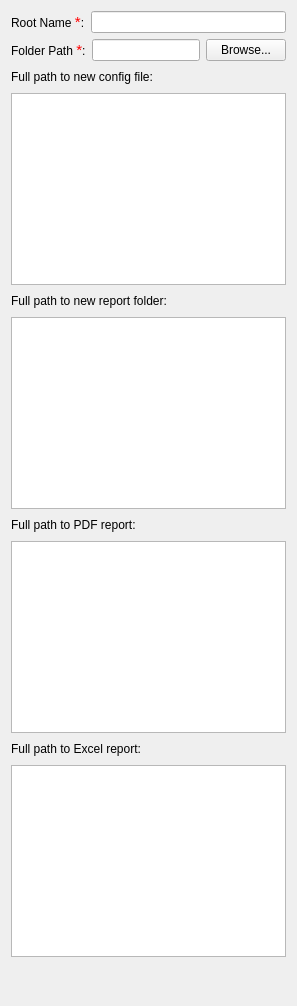
  <widget class="PageNewSetup" name="wizardPage_new_config_setup">
   <property name="title">
    <string>New Configuration Setup</string>
   </property>
   <property name="subTitle">
    <string>Specify the lattice type and number for the new lattice you want to characterize and where to place the new config file and auto-generated data and report files.</string>
   </property>
   <layout class="QVBoxLayout" name="verticalLayout_10">
    <item>
     <layout class="QHBoxLayout" name="horizontalLayout_7">
      <item>
       <widget class="QLabel" name="label_84">
        <property name="sizePolicy">
         <sizepolicy hsizetype="Minimum" vsizetype="Preferred">
          <horstretch>0</horstretch>
          <verstretch>0</verstretch>
         </sizepolicy>
        </property>
        <property name="text">
         <string>&lt;html&gt;&lt;head/&gt;&lt;body&gt;&lt;p&gt;Root Name &lt;span style=&quot; font-size:11pt; color:#ff0000;&quot;&gt;*&lt;/span&gt;:&lt;/p&gt;&lt;/body&gt;&lt;/html&gt;</string>
        </property>
       </widget>
      </item>
      <item>
       <widget class="QLineEdit" name="lineEdit_rootname">
        <property name="sizePolicy">
         <sizepolicy hsizetype="Expanding" vsizetype="Fixed">
          <horstretch>0</horstretch>
          <verstretch>0</verstretch>
         </sizepolicy>
        </property>
       </widget>
      </item>
     </layout>
    </item>
    <item>
     <layout class="QHBoxLayout" name="horizontalLayout_21">
      <item>
       <widget class="QLabel" name="label_82">
        <property name="text">
         <string>&lt;html&gt;&lt;head/&gt;&lt;body&gt;&lt;p&gt;Folder Path &lt;span style=&quot; font-size:11pt; color:#ff0000;&quot;&gt;*&lt;/span&gt;:&lt;/p&gt;&lt;/body&gt;&lt;/html&gt;</string>
        </property>
       </widget>
      </item>
      <item>
       <widget class="QLineEdit" name="lineEdit_new_config_folder"/>
      </item>
      <item>
       <widget class="QPushButton" name="pushButton_browse_new_config_folder">
        <property name="text">
         <string>Browse...</string>
        </property>
       </widget>
      </item>
     </layout>
    </item>
    <item>
     <layout class="QHBoxLayout" name="horizontalLayout_22">
      <item>
       <widget class="QLabel" name="label_81">
        <property name="text">
         <string>Full path to new config file:</string>
        </property>
       </widget>
      </item>
      <item>
       <spacer name="horizontalSpacer_92">
        <property name="orientation">
         <enum>Qt::Horizontal</enum>
        </property>
        <property name="sizeHint" stdset="0">
         <size>
          <width>40</width>
          <height>20</height>
         </size>
        </property>
       </spacer>
      </item>
     </layout>
    </item>
    <item>
     <widget class="QTextEdit" name="textEdit_full_new_config">
      <property name="enabled">
       <bool>true</bool>
      </property>
      <property name="sizePolicy">
       <sizepolicy hsizetype="Preferred" vsizetype="Preferred">
        <horstretch>0</horstretch>
        <verstretch>0</verstretch>
       </sizepolicy>
      </property>
      <property name="readOnly">
       <bool>true</bool>
      </property>
     </widget>
    </item>
    <item>
     <layout class="QHBoxLayout" name="horizontalLayout_23">
      <item>
       <widget class="QLabel" name="label_83">
        <property name="text">
         <string>Full path to new report folder:</string>
        </property>
       </widget>
      </item>
      <item>
       <spacer name="horizontalSpacer_93">
        <property name="orientation">
         <enum>Qt::Horizontal</enum>
        </property>
        <property name="sizeHint" stdset="0">
         <size>
          <width>40</width>
          <height>20</height>
         </size>
        </property>
       </spacer>
      </item>
     </layout>
    </item>
    <item>
     <widget class="QTextEdit" name="textEdit_full_report_folder">
      <property name="enabled">
       <bool>true</bool>
      </property>
      <property name="sizePolicy">
       <sizepolicy hsizetype="Preferred" vsizetype="Preferred">
        <horstretch>0</horstretch>
        <verstretch>0</verstretch>
       </sizepolicy>
      </property>
      <property name="readOnly">
       <bool>true</bool>
      </property>
     </widget>
    </item>
    <item>
     <layout class="QHBoxLayout" name="horizontalLayout_24">
      <item>
       <widget class="QLabel" name="label_86">
        <property name="text">
         <string>Full path to PDF report:</string>
        </property>
       </widget>
      </item>
      <item>
       <spacer name="horizontalSpacer_94">
        <property name="orientation">
         <enum>Qt::Horizontal</enum>
        </property>
        <property name="sizeHint" stdset="0">
         <size>
          <width>40</width>
          <height>20</height>
         </size>
        </property>
       </spacer>
      </item>
     </layout>
    </item>
    <item>
     <widget class="QTextEdit" name="textEdit_full_pdf_path">
      <property name="enabled">
       <bool>true</bool>
      </property>
      <property name="sizePolicy">
       <sizepolicy hsizetype="Preferred" vsizetype="Preferred">
        <horstretch>0</horstretch>
        <verstretch>0</verstretch>
       </sizepolicy>
      </property>
      <property name="readOnly">
       <bool>true</bool>
      </property>
     </widget>
    </item>
    <item>
     <layout class="QHBoxLayout" name="horizontalLayout_25">
      <item>
       <widget class="QLabel" name="label_85">
        <property name="text">
         <string>Full path to Excel report:</string>
        </property>
       </widget>
      </item>
      <item>
       <spacer name="horizontalSpacer_95">
        <property name="orientation">
         <enum>Qt::Horizontal</enum>
        </property>
        <property name="sizeHint" stdset="0">
         <size>
          <width>40</width>
          <height>20</height>
         </size>
        </property>
       </spacer>
      </item>
     </layout>
    </item>
    <item>
     <widget class="QTextEdit" name="textEdit_full_xlsx_path">
      <property name="enabled">
       <bool>true</bool>
      </property>
      <property name="sizePolicy">
       <sizepolicy hsizetype="Preferred" vsizetype="Preferred">
        <horstretch>0</horstretch>
        <verstretch>0</verstretch>
       </sizepolicy>
      </property>
      <property name="readOnly">
       <bool>true</bool>
      </property>
     </widget>
    </item>
    <item>
     <spacer name="verticalSpacer_17">
      <property name="orientation">
       <enum>Qt::Vertical</enum>
      </property>
      <property name="sizeHint" stdset="0">
       <size>
        <width>20</width>
        <height>38</height>
       </size>
      </property>
     </spacer>
    </item>
   </layout>
  </widget>
